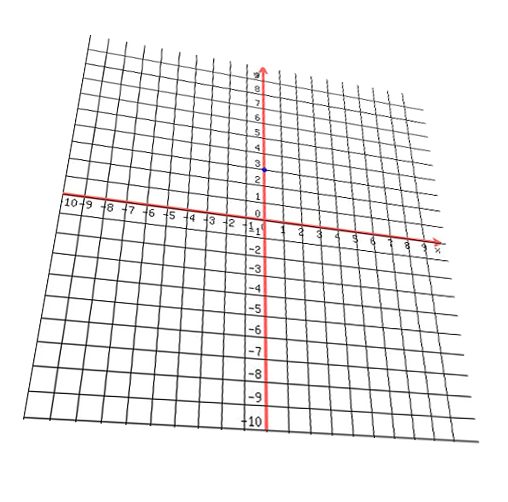
#> input picture plot1.jpeg, 508 x 502 px, found by its file name
$ python perspective.py
#> lines starting #> are read from the running program, lines starting #| are printed output that depends on the picture; after the words box and inside, x2 and y2 are one past the last pixel; in counts of white or black regions, pixels touching at a corner belong together
# import the necessary packages
import numpy as np
import cv2

import cv2

def onMouse(event, x, y, flags, param):
    if event == cv2.EVENT_LBUTTONDOWN:
       print('x = %d, y = %d'%(x, y))


img = cv2.imread("plot1.JPEG")
#> img is the input picture: shape (502, 508, 3); mean B, G, R 238.5, 238.5, 239.7
cv2.circle(img, (90, 34), 5, (0, 0, 255), -1)
#> img: shape (502, 508, 3); 0.03% of pixels changed, all inside (x1, y1, x2, y2) = (85, 29, 96, 40)
cv2.circle(img, (423, 97), 5, (0, 0, 255), -1)
#> img: shape (502, 508, 3); mean B, G, R 238.4, 238.4, 239.7
cv2.circle(img, (25, 415), 5, (0, 0, 255), -1)
#> img: shape (502, 508, 3); mean B, G, R 238.3, 238.3, 239.7
cv2.circle(img, (482, 439), 5, (0, 0, 255), -1)
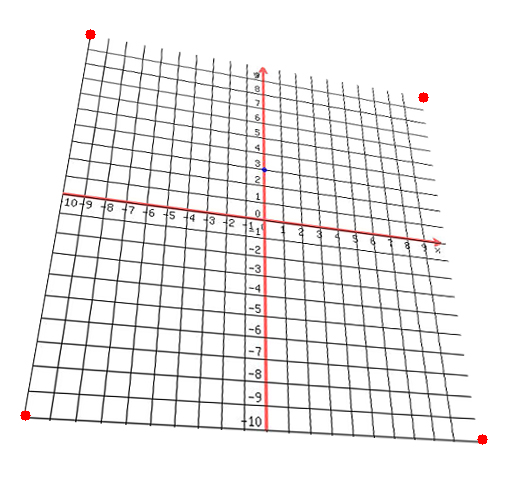
#> img: shape (502, 508, 3); mean B, G, R 238.2, 238.2, 239.7


pts1 = np.float32([[90, 34], [423, 97], [25, 415], [482, 439]])
pts2 = np.float32([[0, 0], [500, 0], [0, 600], [500, 600]])
matrix = cv2.getPerspectiveTransform(pts1, pts2)
cv2.circle(img, (266, 219), 3, (0, 255, 0), 2)
#> img: shape (502, 508, 3); 0.02% of pixels changed, all inside (x1, y1, x2, y2) = (262, 215, 271, 224)
result = cv2.warpPerspective(img,matrix,(500,600))
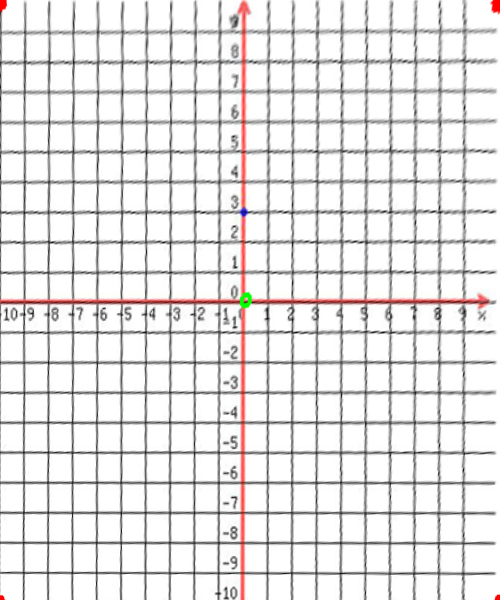
#> result: shape (600, 500, 3); mean B, G, R 226.9, 227.1, 229.2


# cv2.circle(result, (x, y), 3, (0, 255, 0), 2)

cv2.imshow("Image", img)


cv2.imshow("result", result)

cv2.namedWindow("result")
cv2.setMouseCallback('result', onMouse)

cv2.waitKey(0)
cv2.destroyAllWindows()
